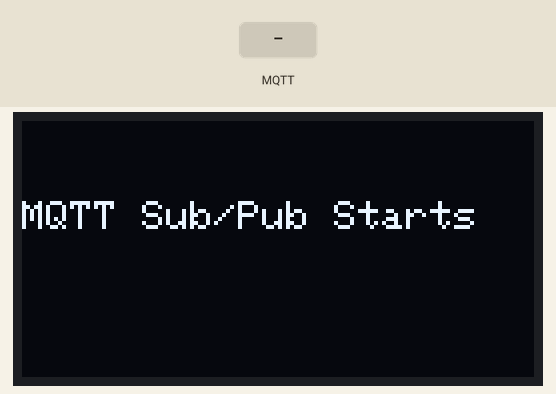
Bench run of a sketch on a simulated ESP32. Shown: 128×64 one-colour display. The inputs (shaded band) are chosen by the test bench. WiFi joins after 1.5 s; servers stay silent unless stated; no MQTT or app messages arrive unless stated; what the sketch prints to the serial monitor is not drawn.

Above: at 5.2 s.
5.3 s: MQTT message "1" arrives on the first subscribed topic
At 6.5 s:
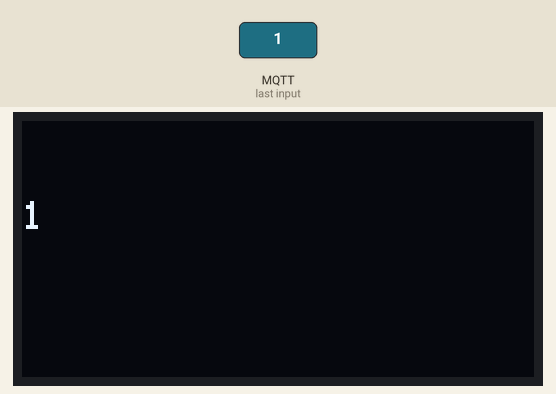
6.8 s: MQTT message "on" arrives on the first subscribed topic
At 7.7 s:
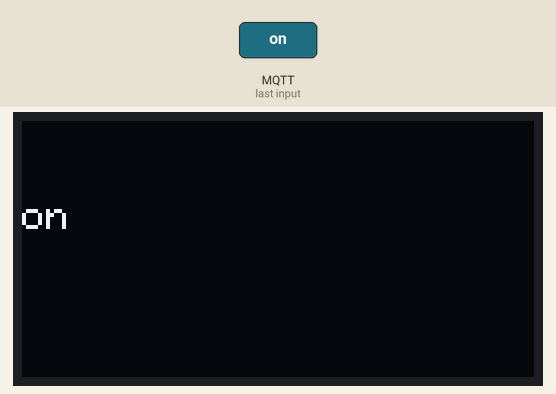
8.3 s: MQTT message "off" arrives on the first subscribed topic
At 8.9 s:
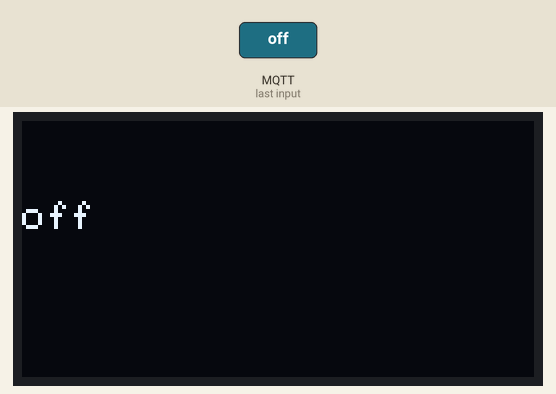
Timing chart, 0 to 11.3 s (numbered marks = the images above; inputs shaded):
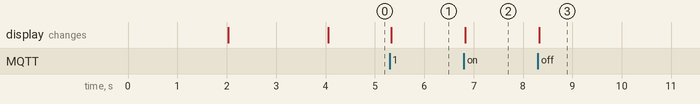

The sketch:

ESP32_OLED_MQTT.ino
```cpp
#include <Wire.h>
#include <Adafruit_GFX.h>
#include <Adafruit_SSD1306.h>
#include <WiFi.h>
#include <PubSubClient.h>

const char* ssid = "";
const char* password = "";
const char* mqttServer = "192.168.0.103";
const int mqttPort = 1883;


Adafruit_SSD1306 display(128, 64, &Wire, 4);


WiFiClient espClient;
PubSubClient client(espClient);

String receivedMessage = ""; // String to store the received message

void setup() {
  Serial.begin(115200);
  WiFi.begin(ssid, password);

  while (WiFi.status() != WL_CONNECTED) {
    delay(1000);
    Serial.println("Connecting to WiFi...");
  }

  Serial.println("Connected to WiFi");

  client.setServer(mqttServer, mqttPort);
  client.setCallback(callback); // Set the callback function for handling incoming MQTT messages
  client.subscribe("led/control"); // Subscribe to the "led/control" topic
    // put your setup code here, to run once:
  display.begin(SSD1306_SWITCHCAPVCC, 0x3c);
  delay(2000);
  display.clearDisplay();

  display.setTextSize(1);
  display.setTextColor(WHITE);
  display.setCursor(0,20);
  display.println("MQTT Sub/Pub Starts");
  display.display();

}

void loop() {
  if (!client.connected()) {
    reconnect();
  }
  client.loop();
}

void callback(char* topic, byte* payload, unsigned int length) {
  Serial.print("Message received on topic: ");
  Serial.println(topic);

  receivedMessage = ""; // Clear the received message string before appending new data

  Serial.print("Message: ");
  for (int i = 0; i < length; i++) {
    receivedMessage += (char)payload[i]; // Append each character to the receivedMessage string
    Serial.print((char)payload[i]);
  }
  Serial.println();
  Serial.print("Received message as a string: ");
  Serial.println(receivedMessage);
    display.clearDisplay();

  display.setTextSize(1);
  display.setTextColor(WHITE);
  display.setCursor(0,20);
  display.println(receivedMessage);
  display.display();
}

void reconnect() {
  while (!client.connected()) {
    if (client.connect("ESP32Client")) {
      Serial.println("Connected to MQTT broker");
      client.subscribe("led/control"); // Subscribe again after reconnecting
    } else {
      Serial.print("MQTT connection failed, retrying in 5 seconds...");
      delay(5000);
    }
  }
}
```

Measured:
- after the input at 5.3 s, the display: changes at once (image 1)
- after the input at 6.8 s, the display: changes at once (image 2)
- after the input at 8.3 s, the display: changes at once (image 3)
